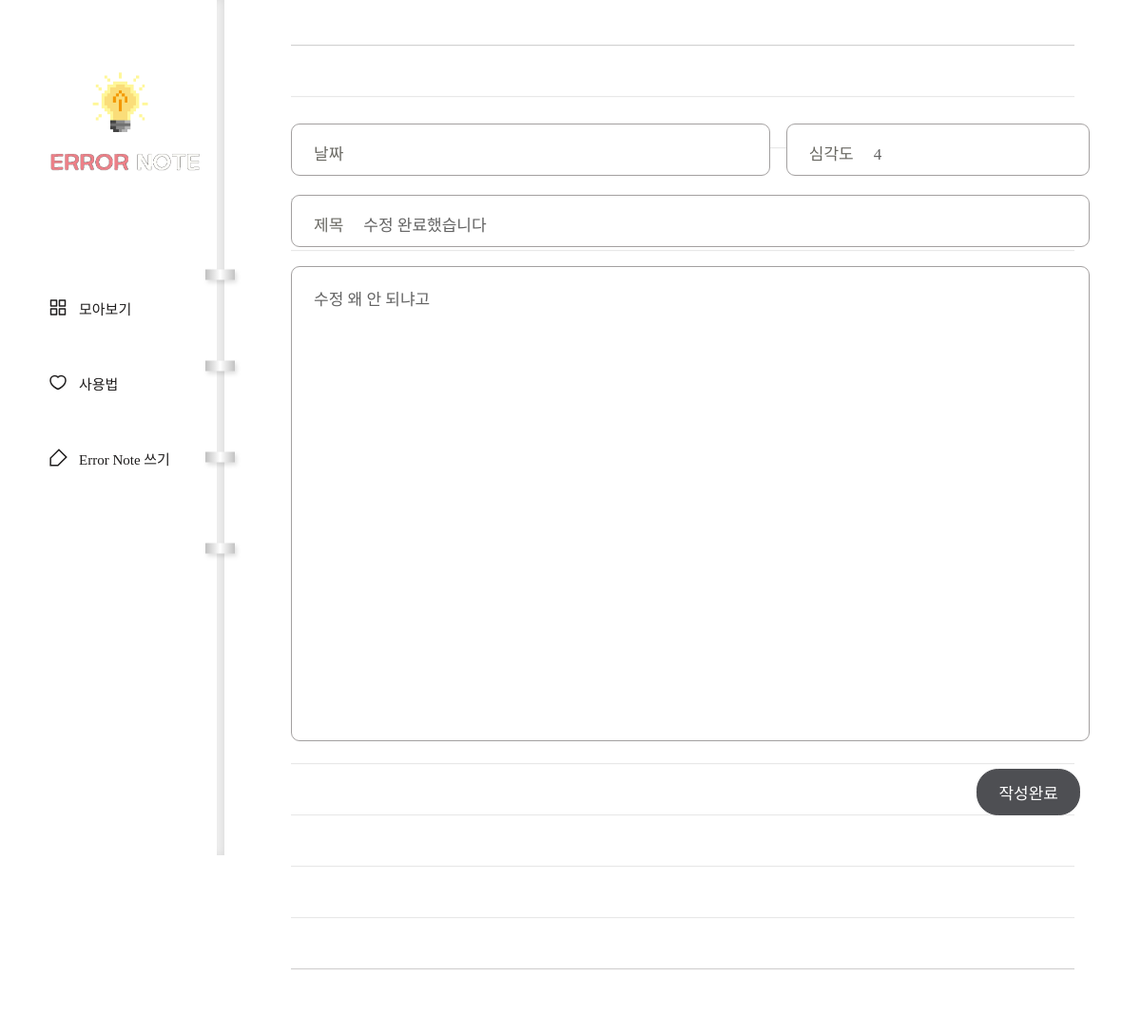
The page /diary/page/6/edit/ on the database its author committed.
### diary/models.py (models this page shows, shortened)
class Page(models.Model):
    title = models.CharField(max_length=50)
    content = models.TextField()
    score = models.IntegerField()
    dt_created = models.DateTimeField(verbose_name="Date Created", auto_now_add=True)

### diary/views.py (the view)
# urls.py: path('diary/page/<int:page_id>/edit/', views.page_update, name='page-update'),
def page_update(request, page_id):# req랑 page_id 파라미터가 필요한 뷰임! page_id로 Page 데이터 모델 조회
    object = Page.objects.get(id=page_id)
    if request.method == 'POST':
        form = PageForm(request.POST, instance=object)
        if form.is_valid():
            form.save()
            return redirect('page-detail', page_id=object.id)
    else:
        form = PageForm(instance=object)
    return render(request, 'diary/page_form.html', {'form': form})

### diary/forms.py
class PageForm(forms.ModelForm):
    class Meta:
        model = Page
        fields = ['title', 'content', 'score']

### diary/templates/diary/page_form.html (shortened to what this page needs)
{% extends './base.html' %}
{% block content %}
<div class="wrap-post">
    <form method="post">{% csrf_token %}
        <div class="editor">
            <div class="input input-date">
                <p>날짜</p>
            </div>
            <div class="input input-score">
                <p>심각도</p>
                {{form.score}}
            </div>
            <div class="input input-title">
                <p>제목</p>
                {{form.title}}
            </div>
            {{form.content}}
            <div class="post-btn">
                <input type="submit" value="작성완료">
            </div>
        </div>
    </form>
</div>
{% endblock %}

### diary/static/diary/css/styles.css (style rules this page uses)
h1,h2,h3,p,a,ul,li { margin: 0; padding: 0; font-family: 'NanumSquare'; list-style: none; text-decoration: none; outline: none; }
html { position: relative; min-height: 100%; margin: 0; }
body { margin: 0; padding: 0; -webkit-font-smoothing: antialiased; -moz-osx-font-smoothing: auto; }
.wrap-post { padding-left: 236px; padding-top: 10px; padding-bottom: 50px; }
form { margin: 0 70px; padding-top: 120px; padding-bottom: 200px; background: url(../image/note-bg.svg) repeat-x center/1535px 974px; }
.editor { overflow: hidden; width: 840px; margin: 0 auto; }
.input { position: relative; height: 55px; margin-bottom: 20px; border: solid 1px #a3a0a0; border-radius: 9px; background: #fff; box-sizing: border-box; }
.input-date { float: left; width: 60%; }
.input-score { float: right; width: 38%; }
.input-title { float: left; width: 100%; }
.input p { display: inline-block; padding-top: 17px; padding-left: 23px; padding-right: 17px; font-family: 'NanumSquare'; color: #696862; font-size: 17px; }
.input-title input { width: 750px; }
input { padding: 0; font-family: 'NanumBarunpen'; color: #636363; font-size: 17px; background-color: transparent; border: none; box-sizing: border-box; }
textarea { width: 100%; height: 500px; padding: 20px 23px 30px 23px; font-family: 'NanumBarunpen'; color: #636363; font-size: 17px; border: solid 1px #a3a0a0; border-radius: 9px; box-sizing: border-box; resize: none; }
input::placeholder,textarea::placeholder { color: #bcbbb6; }
.post-btn { overflow: hidden; margin-top: 25px; }
input[type="submit"] { float: right; padding: 11px 22px; margin-right: 10px; font-family: 'NanumSquare'; color: #fff; font-size: 17px; background-color: #4e4f53; border: solid 1px #4e4f53; border-radius: 22.5px; cursor: pointer; }

### rows shown on the page
Page: score "4", title "수정 완료했습니다", content "수정 왜 안 되냐고"
